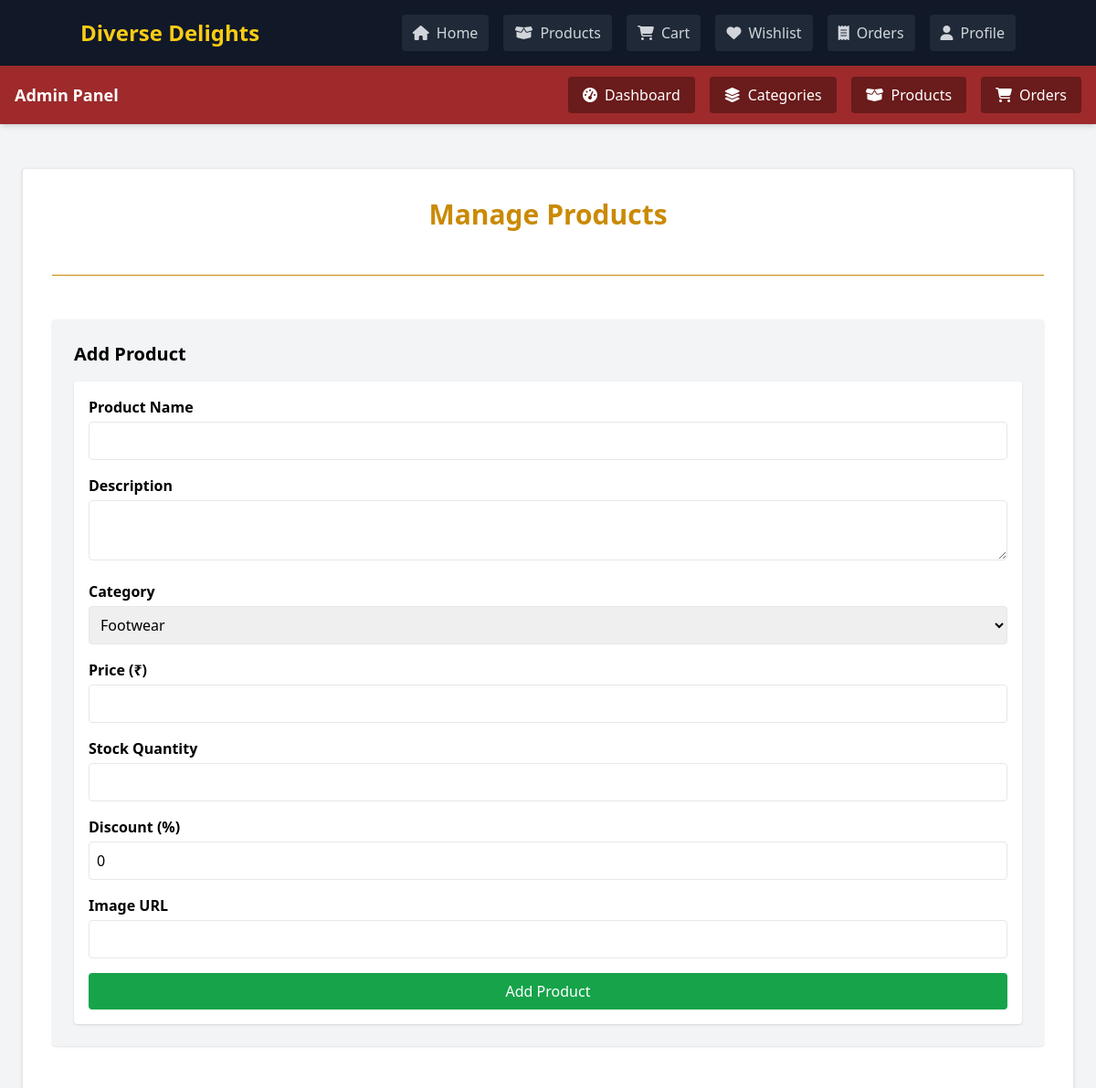
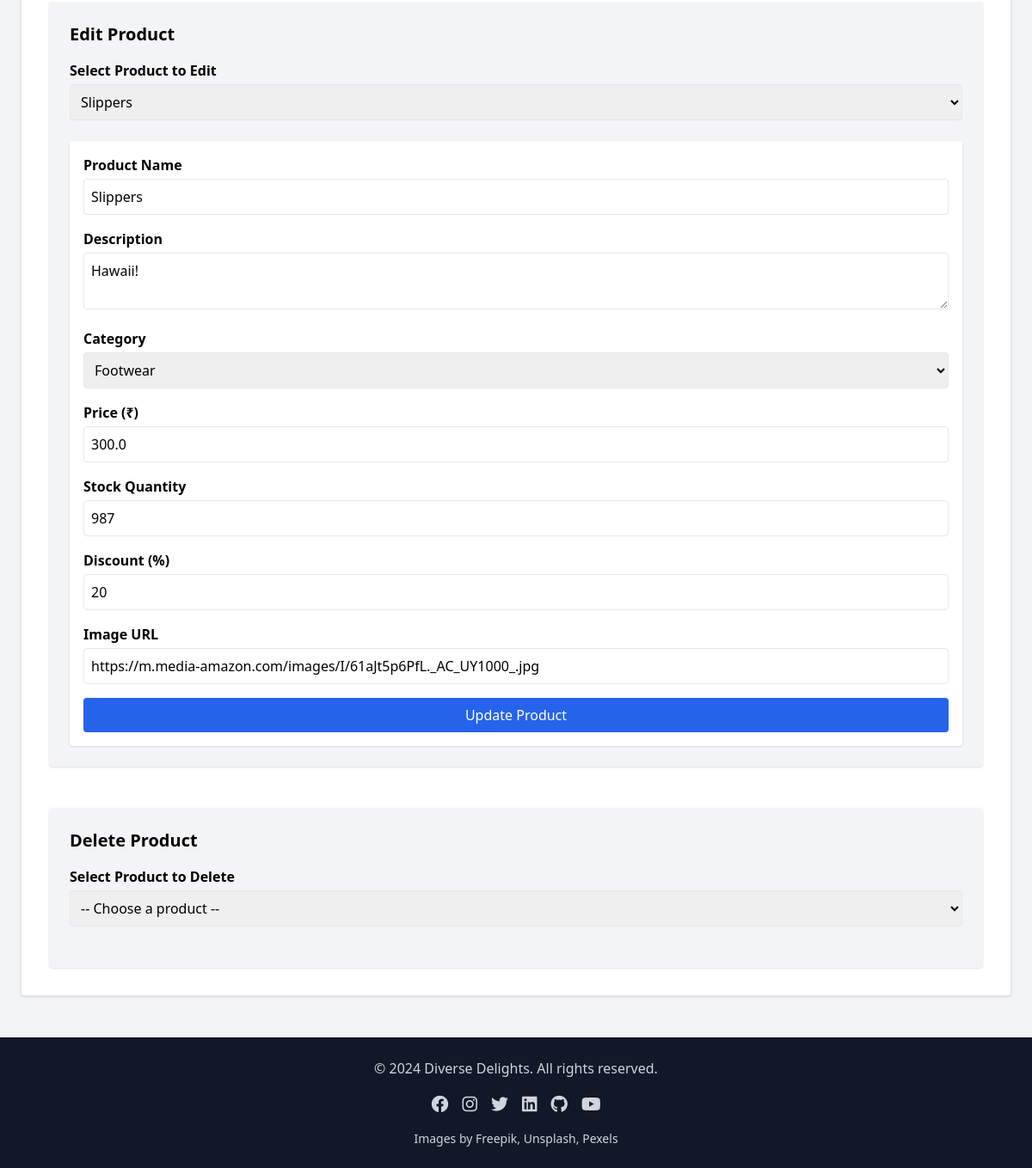
The page /admin/products/6/edit (signed in) on the database its author committed (2 pictures, top to bottom).
### models/product.py (models this page shows, shortened)
class Product(db.Model):
    __tablename__ = "product"
    id = db.Column(db.Integer, primary_key=True)
    name = db.Column(db.String(200), nullable=False)
    description = db.Column(db.Text, nullable=False)
    price = db.Column(db.Float, nullable=False)
    image_url = db.Column(db.String(500), nullable=False)
    category_id = db.Column(
        db.Integer,
        db.ForeignKey("category.id"),
        nullable=False
    )
    stock = db.Column(db.Integer, default=0)
    discount = db.Column(db.Integer, default=0)
    created_at = db.Column(db.DateTime, default=datetime.utcnow)
    updated_at = db.Column(
        db.DateTime,
        default=datetime.utcnow,
        onupdate=datetime.utcnow
    )
    category = db.relationship(
        "Category",
        back_populates="products"
    )
    review = db.relationship(
        "Review",
        back_populates="product",
        cascade="all, delete-orphan"
    )
    wishlists = db.relationship(
        "Wishlist",
        secondary=wishlist_products,
        back_populates="products"
    )

### models/category.py (models this page shows)
class Category(db.Model):
    __tablename__ = "category"
    id = db.Column(db.Integer, primary_key=True)
    category = db.Column(db.String(100), unique=True, nullable=False)
    created_at = db.Column(db.DateTime, default=datetime.utcnow)
    products = db.relationship(
        "Product",
        back_populates="category",
        cascade="all, delete-orphan"
    )

### app.py (the view, shortened to what this page needs)
@app.route("/admin/products/<int:product_id>/edit", methods=["GET", "POST"])
@admin_required
def admin_edit_product(product_id):
    product = Product.query.get_or_404(product_id)
    categories = Category.query.all()
    return render_template(
        "/admin/admin_manage_products.html",
        products=[product],
        categories=categories,
        selected_product=product
    )

### app.py (called while the page is built)
def admin_required(f):
    @wraps(f)
    def wrapper(*args, **kwargs):
        if "user" not in session:
            session['toast'] = {"type": "warning", "message": "Please log in first."}
            return redirect("/auth/login")
        if not session["user"]["is_admin"]:
            session['toast'] = {"type": "error", "message": "Admin access required."}
            return redirect("/")
        return f(*args, **kwargs)
    return wrapper

### templates/admin/admin_manage_products.html (shortened to what this page needs)
<!DOCTYPE html>
<html>
<head>
    <script src="https://cdn.tailwindcss.com"></script>
</head>
<body class="flex flex-col min-h-screen bg-gray-100">
    {% include "components/navbar.html" %}
    {% if session.get("user") and session["user"].get("is_admin") %}
    {% include "components/admin_navbar.html" %}
    {% endif %}
    <main class="flex-grow py-12">
        <div class="max-w-6xl mx-auto bg-white p-8 rounded shadow border space-y-12">
            <h1 class="text-3xl font-bold text-center text-yellow-600">
                Manage Products
            </h1>
            <hr class="my-6 border-yellow-600">
            <div class="bg-gray-100 p-6 rounded shadow">
                <h2 class="text-xl font-bold mb-4">Add Product</h2>
                <form method="POST" action="/admin/products/create" class="space-y-4 bg-white p-4 rounded shadow">
                    <div>
                        <label class="block font-semibold mb-1">Product Name</label>
                        <input name="name" class="w-full p-2 border rounded" required>
                    </div>
                    <div>
                        <label class="block font-semibold mb-1">Description</label>
                        <textarea name="description" class="w-full p-2 border rounded" required></textarea>
                    </div>
                    <div>
                        <label class="block font-semibold mb-1">Category</label>
                        <select name="category_id" class="w-full p-2 border rounded" required>
                            {% for cat in categories %}
                            <option value="{{ cat.id }}" {% if selected_product and cat.id==selected_product.category_id
                                %}selected{% endif %}>
                                {{ cat.category }}
                            </option>
                            {% endfor %}
                        </select>
                    </div>
                    <div>
                        <label class="block font-semibold mb-1">Price (₹)</label>
                        <input type="number" step="0.01" name="price" class="w-full p-2 border rounded" required>
                    </div>
                    <div>
                        <label class="block font-semibold mb-1">Stock Quantity</label>
                        <input type="number" name="stock" class="w-full p-2 border rounded" required>
                    </div>
                    <div>
                        <label class="block font-semibold mb-1">Discount (%)</label>
                        <input type="number" name="discount" class="w-full p-2 border rounded" value="0">
                    </div>
                    <div>
                        <label class="block font-semibold mb-1">Image URL</label>
                        <input name="image_url" class="w-full p-2 border rounded" required>
                    </div>
                    <button class="w-full bg-green-600 text-white py-2 rounded hover:bg-green-700">Add Product</button>
                </form>
            </div>
            <div class="bg-gray-100 p-6 rounded shadow">
                <h2 class="text-xl font-bold mb-4">Edit Product</h2>
                {% if products %}
                <form method="GET" action="/admin/products" class="mb-6">
                    <label class="block font-semibold mb-1">Select Product to Edit</label>
                    <select name="edit_product_id" class="w-full p-2 border rounded" required
                        onchange="this.form.submit()">
                        {% for product in products %}
                        <option value="{{ product.id }}" {% if selected_product and selected_product.id==product.id
                            %}selected{% endif %}>
                            {{ product.name }}
                        </option>
                        {% endfor %}
                    </select>
                </form>
                {% if selected_product %}
                <form method="POST" action="/admin/products/{{ selected_product.id }}/edit"
                    class="space-y-4 bg-white p-4 rounded shadow">
                    <div>
                        <label class="block font-semibold mb-1">Product Name</label>
                        <input name="name" value="{{ selected_product.name }}" class="w-full p-2 border rounded"
                            required>
                    </div>
                    <div>
                        <label class="block font-semibold mb-1">Description</label>
                        <textarea name="description" class="w-full p-2 border rounded"
                            required>{{ selected_product.description }}</textarea>
                    </div>
                    <div>
                        <label class="block font-semibold mb-1">Category</label>
                        <select name="category_id" class="w-full p-2 border rounded" required>
                            {% for cat in categories %}
                            <option value="{{ cat.id }}" {% if selected_product and cat.id==selected_product.category_id
                                %}selected{% endif %}>
                                {{ cat.category }}
                            </option>
                            {% endfor %}
                        </select>
                    </div>
                    <div>
                        <label class="block font-semibold mb-1">Price (₹)</label>
                        <input type="number" step="0.01" name="price" value="{{ selected_product.price }}"
                            class="w-full p-2 border rounded" required>
                    </div>
                    <div>
                        <label class="block font-semibold mb-1">Stock Quantity</label>
                        <input type="number" name="stock" value="{{ selected_product.stock }}"
                            class="w-full p-2 border rounded" required>
                    </div>
                    <div>
                        <label class="block font-semibold mb-1">Discount (%)</label>
                        <input type="number" name="discount" value="{{ selected_product.discount }}"
                            class="w-full p-2 border rounded">
                    </div>
                    <div>
                        <label class="block font-semibold mb-1">Image URL</label>
                        <input name="image_url" value="{{ selected_product.image_url }}"
                            class="w-full p-2 border rounded" required>
                    </div>
                    <button class="w-full bg-blue-600 text-white py-2 rounded hover:bg-blue-700">Update Product</button>
                </form>
                {% endif %}
                {% else %}
                <p class="text-center text-gray-600 mt-4">No products available to edit.</p>
                {% endif %}
            </div>
            <div class="bg-gray-100 p-6 rounded shadow">
                <h2 class="text-xl font-bold mb-4">Delete Product</h2>
                {% if products %}
                <form method="GET" action="/admin/products" class="mb-6">
                    <label class="block font-semibold mb-1">Select Product to Delete</label>
                    <select name="delete_product_id" class="w-full p-2 border rounded" required
                        onchange="this.form.submit()">
                        <option value="">-- Choose a product --</option>
                    </select>
                </form>
                {% else %}
                <p class="text-center text-gray-600 mt-4">No products available to delete.</p>
                {% endif %}
            </div>
        </div>
    </main>
    {% include "components/footer.html" %}
    {% include "components/alerts.html" %}
</body>
</html>

### rows shown on the page
Product: category_id "Footwear", name "Slippers", description "Hawaii!", price "300.0", stock "987", discount "20", image_url "https://m.media-amazon.com/images/I/61aJt5p6PfL._AC_UY1000_.jpg"

### other values the page prints
{{ label }} "Home" "Products" "Cart" "Wishlist" "Orders"
{{ label }} "Dashboard" "Categories" "Products" "Orders"
form field edit_product_id "Slippers"
